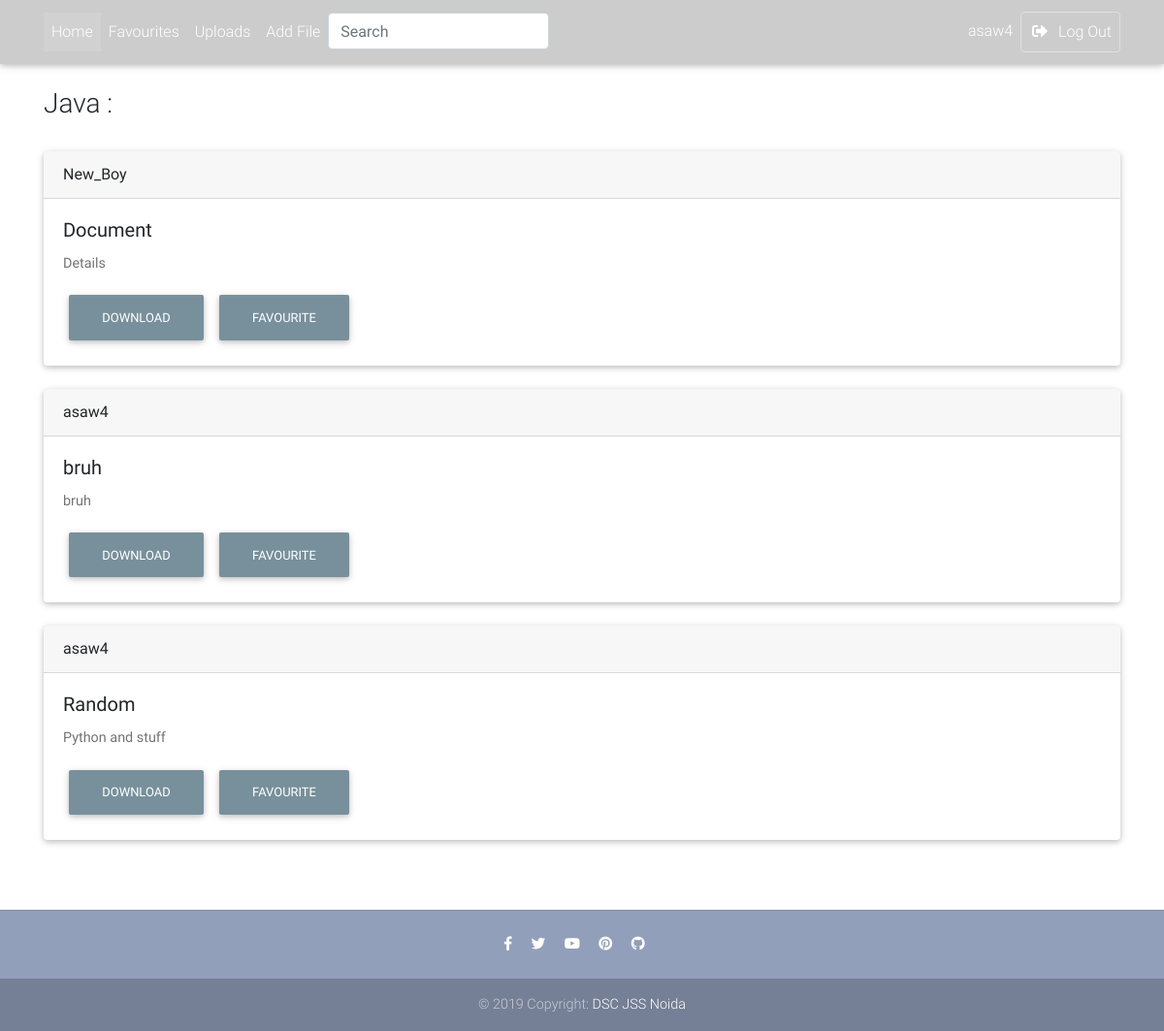
/Resource/2/ (signed in), run on an earlier commit of the app's database.
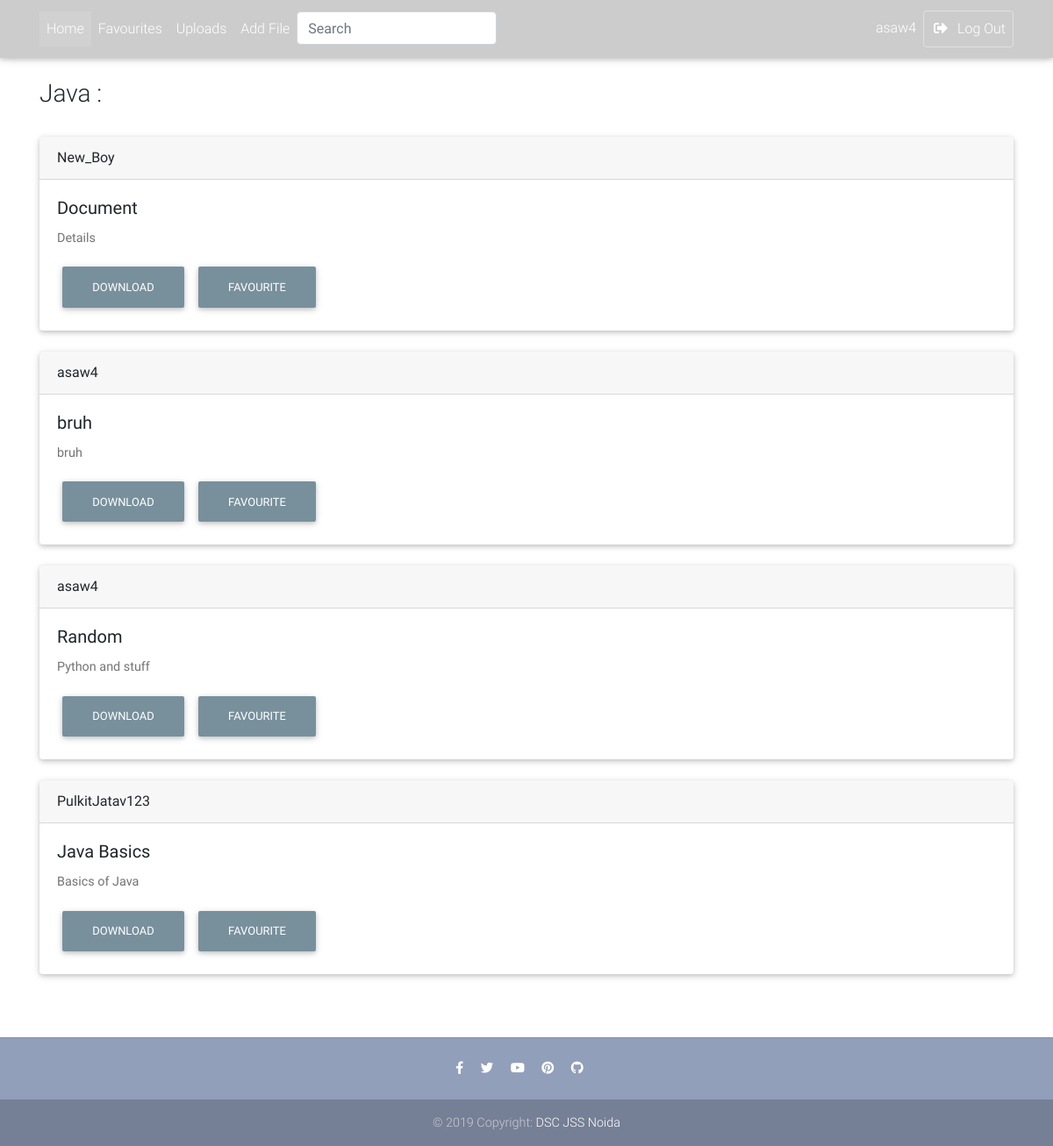
And on a later commit of the database.
### Resource/models.py (models this page shows, shortened)
class Category(models.Model):
    category = models.CharField(max_length=100)
    description = models.CharField(max_length=350, default= '' ,null = True)
    image = models.CharField(max_length=1000, default= '' ,null = True)

class ResFile(models.Model):
    title = models.CharField(max_length=200)
    description = models.CharField(max_length=1500)
    category = models.ForeignKey(Category, null=True,  on_delete = models.SET_NULL)
    tags = models.CharField(max_length=500)
    file = models.FileField(upload_to='uploads/', null=True)
    uploader = models.ForeignKey(User, on_delete=models.CASCADE, null=True)
    date = models.DateTimeField(default=datetime.now, blank=True)
    downloads = models.IntegerField(default=0)

### Resource/views.py (the view)
# urls.py: path('<int:category_id>/', views.category_view, name="category_view"),
@login_required
def category_view(request, category_id):
    req_category = get_object_or_404(Category, pk= category_id)
    files = ResFile.objects.filter(category=req_category)
    context = {
        'files' : files,
        'title' : req_category.category,
        'index' : True,
    }
    return render(request, 'Resource/category_view.html', context)

### Resource/templates/Resource/category_view.html
{% extends 'Resource/base.html' %}
{% block body %}
    <main>
    <div class="container">
    <h3 style="margin-top: 90px;">{{ title }} :</h3>
    <br>
    {% if files %}
        {% for file in files %}
         <div class="row">
          <div class="col-md-12 lg-12">
           <div class="card">
            <div class="card-header">
             {{ file.uploader }}
            </div>
            <div class="card-body">
             <h5 class="card-title">{{ file.title }}</h5>
             <p class="card-text">{{ file.description }}</p>
             <a href="{% url 'Resource:download' file.id %}" class="btn btn-blue-grey">Download</a>
             <a onclick="sendData({{file.id}})" class="btn btn-blue-grey">Favourite</a>
            </div>
           </div>
          </div>
         </div>
         <br>
        {% endfor %}
    {% else %}
        <p>Sorry no file under such category found</p>
    {% endif %}
    </div>
    </main>
{% endblock %}

### Resource/templates/Resource/base.html (shortened to what this page needs)
<!DOCTYPE html>
<html lang="en">
<head>
    {% load static %}
    <link rel="stylesheet" href="https://use.fontawesome.com/releases/v5.8.1/css/all.css">
    <link href="https://unpkg.com/aos@2.3.1/dist/aos.css" rel="stylesheet">
    <link href="{% static 'Resource/css/bootstrap.min.css' %}" rel="stylesheet">
    <link href="{% static 'Resource/css/mdb.min.css' %}" rel="stylesheet">
    <link href="{% static 'Resource/css/style.min.css' %}" rel="stylesheet">
</head>
<body>
  <nav class="navbar fixed-top navbar-expand-lg navbar-dark scrolling-navbar">
   <div class="container">
    <div class="collapse navbar-collapse" id="navbarSupportedContent">
     <ul class="navbar-nav mr-auto">
      <li {% if index %} class="nav-item active" {% else %} class= "nav-item" {% endif %}>
       <a class="nav-link" href="{% url 'Resource:index' %}">Home
       </a>
      </li>
      <li {% if favourite_view %} class="nav-item active" {% else %} class= "nav-item" {% endif %}>
       <a class="nav-link" href="{% url 'Resource:favourite_view' %}" target="">Favourites</a>
      </li>
      <li {% if upload_view %} class="nav-item active" {% else %} class= "nav-item" {% endif %}>
       <a class="nav-link" href="{% url 'Resource:my_uploads' %}" target="">Uploads</a>
      </li>
      <li class="nav-item">
       <a class="nav-link" href="{% url 'Resource:filecreate' %}" target="">Add File</a>
      </li>
      <li>
       <form action="{% url 'Resource:searchposts' %}" method="GET" value="{{request.GET.q}}">
       <input class="form-control" type="text" name="q" value="{{request.GET.q}}" placeholder="Search" aria-label="Search">
       </form>
      </li>
     </ul>
     <ul class="navbar-nav nav-flex-icons">
      <li class="nav-item">
          <a class="nav-link">{{ request.user.username }}</a>
      </li>
      <li class="nav-item">
       <a href="{% url 'logout_view' %}" class="nav-link border border-light rounded"
            target="">
        <i class="fas fa-sign-out-alt mr-2"></i>Log Out
       </a>
      </li>
     </ul>
    </div>
   </div>
  </nav>
 {% block body %}
 {% endblock %}
 <br>
<footer class="page-footer text-center font-small mt-4 wow fadeIn">
  <hr class="my-4">
  <div class="pb-4">
    <a href="https://www.facebook.com/mdbootstrap" target="_blank">
      <i class="fab fa-facebook-f mr-3"></i>
    </a>
    <a href="https://twitter.com/MDBootstrap" target="_blank">
      <i class="fab fa-twitter mr-3"></i>
    </a>
    <a href="https://www.youtube.com/watch?v=7MUISDJ5ZZ4" target="_blank">
      <i class="fab fa-youtube mr-3"></i>
    </a>
    <a href="https://pinterest.com/mdbootstrap" target="_blank">
      <i class="fab fa-pinterest mr-3"></i>
    </a>
    <a href="https://github.com/mdbootstrap/bootstrap-material-design" target="_blank">
      <i class="fab fa-github mr-3"></i>
    </a>
  </div>
  <div class="footer-copyright py-3">
    © 2019 Copyright:
    <a href="https://mdbootstrap.com/education/bootstrap/" target="_blank"> DSC JSS Noida </a>
  </div>
</footer>
</body>
</html>

### Resource/templates/Resource/base.html (style rules this page uses)
html, body, header, .carousel { height: 60vh; }

What changed in the data, as far as the page shows it:
added ResFile: uploader "PulkitJatav123", title "Java Basics", description "Basics of Java"
